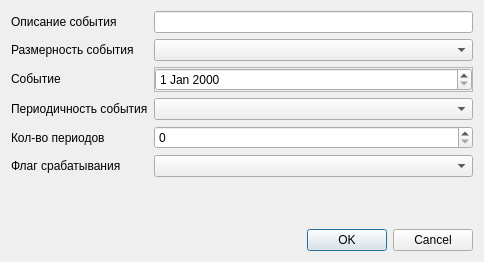
<?xml version="1.0" encoding="UTF-8"?>
<ui version="4.0">
 <class>CEventWidget</class>
 <widget class="QDialog" name="CEventWidget">
  <property name="geometry">
   <rect>
    <x>0</x>
    <y>0</y>
    <width>484</width>
    <height>262</height>
   </rect>
  </property>
  <property name="windowTitle">
   <string>Frame</string>
  </property>
  <layout class="QGridLayout" name="gridLayout_2">
   <item row="0" column="0">
    <layout class="QVBoxLayout" name="verticalLayout">
     <item>
      <layout class="QFormLayout" name="formLayout">
       <item row="0" column="0">
        <widget class="QLabel" name="label">
         <property name="text">
          <string>Описание события</string>
         </property>
        </widget>
       </item>
       <item row="0" column="1">
        <widget class="QLineEdit" name="leEventDescript"/>
       </item>
       <item row="1" column="0">
        <widget class="QLabel" name="label_2">
         <property name="text">
          <string>Размерность события</string>
         </property>
        </widget>
       </item>
       <item row="2" column="0">
        <widget class="QLabel" name="label_3">
         <property name="text">
          <string>Событие</string>
         </property>
        </widget>
       </item>
       <item row="3" column="0">
        <widget class="QLabel" name="label_4">
         <property name="text">
          <string>Периодичность события</string>
         </property>
        </widget>
       </item>
       <item row="4" column="0">
        <widget class="QLabel" name="label_5">
         <property name="text">
          <string>Кол-во периодов</string>
         </property>
        </widget>
       </item>
       <item row="5" column="0">
        <widget class="QLabel" name="label_6">
         <property name="text">
          <string>Флаг срабатывания</string>
         </property>
        </widget>
       </item>
       <item row="5" column="1">
        <widget class="QComboBox" name="cbTrigger"/>
       </item>
       <item row="4" column="1">
        <widget class="QSpinBox" name="sbPeriodAmount"/>
       </item>
       <item row="1" column="1">
        <widget class="QComboBox" name="cbEventDimension"/>
       </item>
       <item row="3" column="1">
        <widget class="QComboBox" name="cbPeriodType"/>
       </item>
       <item row="2" column="1">
        <widget class="QFrame" name="grameEvent">
         <property name="frameShape">
          <enum>QFrame::Shape::StyledPanel</enum>
         </property>
         <property name="frameShadow">
          <enum>QFrame::Shadow::Raised</enum>
         </property>
         <layout class="QGridLayout" name="gridLayout">
          <property name="leftMargin">
           <number>0</number>
          </property>
          <property name="topMargin">
           <number>0</number>
          </property>
          <property name="rightMargin">
           <number>0</number>
          </property>
          <property name="bottomMargin">
           <number>0</number>
          </property>
          <item row="0" column="0">
           <widget class="QDateEdit" name="dateEdit"/>
          </item>
         </layout>
        </widget>
       </item>
      </layout>
     </item>
     <item>
      <widget class="QDialogButtonBox" name="buttonBox">
       <property name="standardButtons">
        <set>QDialogButtonBox::StandardButton::Cancel|QDialogButtonBox::StandardButton::Ok</set>
       </property>
      </widget>
     </item>
    </layout>
   </item>
  </layout>
 </widget>
 <resources/>
 <connections/>
</ui>
